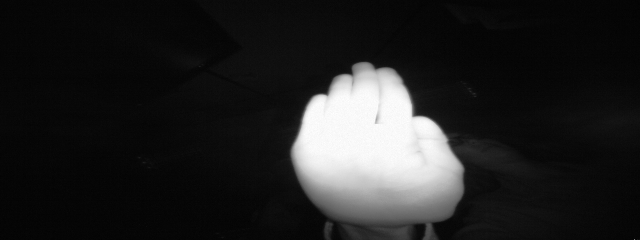
#> input picture leapGestRecog/00/01_palm/frame_00_01_0021.png, 640 x 240 px; its folder holds only this picture in this run
$ python dataloader.py
#> lines starting #> are read from the running program, lines starting #| are printed output that depends on the picture; after the words box and inside, x2 and y2 are one past the last pixel; in counts of white or black regions, pixels touching at a corner belong together
from os import *
import sys
import numpy as np
import cv2
import pandas as pd

""" 0 = palm, 1 = L, 2 = first, 3 = fist_moved, 4 = thumb, 5 = index 6 = OK"""
""" 7 = palm_moved, 8 = c, 9 = down"""


def color_image_gray(folder,filename):
    """ Read an image from a folder, color it gray and inver it """
#> called with folder = 'leapGestRecog/00/01_palm', filename = 'frame_00_01_0021.png'
    image = cv2.imread(path.join(folder,filename))
#> image is the input picture: shape (240, 640, 3); min 0, max 255, mean 35.3
    image2 = cv2.cvtColor(image,cv2.COLOR_BGR2GRAY)
    return ~image2
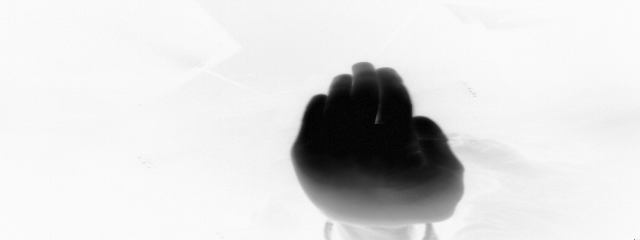
#> returned value: shape (240, 640); min 0, max 255, mean 219.7

def convert_image_into_binary_image(img):
    """ Conver a given image into binary so it be read by the computer """
    ret,bw_img = cv2.threshold(img,0,255, (cv2.THRESH_BINARY + cv2.THRESH_OTSU))
    return bw_img

def find_countours(image):
    """ Find the counturs in an image """
    return cv2.findContours(image,cv2.RETR_EXTERNAL,cv2.CHAIN_APPROX_NONE)


def read_dataset(folder):
    """ Read a whole folder with images, resize them and save them as array """
    train_data = []
    x1, y1 = 0,20
    x2, y2 = 134,60
    for file in listdir(folder):
        img = color_image_gray(folder,file)
        img = cv2.resize(img,(int(100),int(60)))
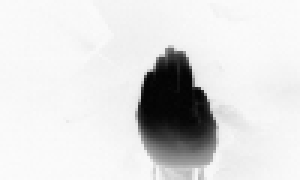
#> img: shape (60, 100) (shown 3 times larger); min 3, max 251, mean 219.7
        cropped = img[x1:(y2 + 1), y1:(x2 + 1)]
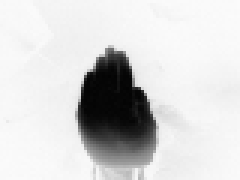
#> cropped: shape (60, 80) (shown 3 times larger); min 3, max 251, mean 212.5

        img = convert_image_into_binary_image(cropped)
#> in convert_image_into_binary_image, `ret,bw_img = cv2.threshold(img,0,255, (cv2.THRESH_BINARY + cv2.THRESH_..`:
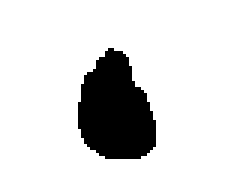
#> bw_img: shape (60, 80) (shown 3 times larger); 85.4% white; 1 black region, box (x1, y1, x2, y2) and area: (26, 16, 52, 53) 699
#> in convert_image_into_binary_image, `ret,bw_img = cv2.threshold(img,0,255, (cv2.THRESH_BINARY + cv2.THRESH_..`: ret = 140
        img = cv2.resize(img,(int(64),int(64)))
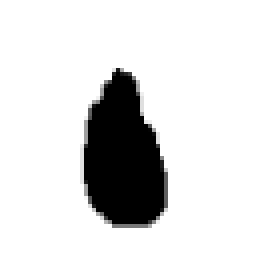
#> img: shape (64, 64) (shown 4 times larger); min 0, max 255, mean 217.9
        img = np.array(img).reshape(4096)
#> img = 4096 values, max 255 at index 0, min 0 at index 1181, mean 217.9
        train_data.append(img)
    train_data = np.array(train_data)
    return train_data

def create_dataset(folders):

    """ Create an array with all data points, append label and save them as array """

    p = "leapGestRecog/"
    outher_folder = 10
    inner_folder  = 10
    dataset = np.array([])
    for k in range(outher_folder):
        folder = folders[k]
        for i in range(inner_folder):
            data = read_dataset(p+"0"+str(i)+"/"+folder)
            data = np.insert(data,data.shape[1],[str(i)],axis=1)
            if k == 0 and i == 0:
                dataset = data
            else:
                dataset = np.concatenate((dataset,data))
            print("Step: [{},{}]".format(outher_folder*inner_folder, (k * inner_folder) + i + 1))
#> pass 2 of the loop in create_dataset, `for k in range(outher_folder):`:
#> folder = '02_l'
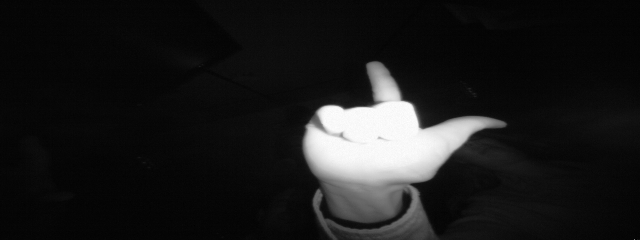
#> input picture leapGestRecog/00/02_l/frame_00_02_0050.png, 640 x 240 px
#> in color_image_gray, image is the input picture: shape (240, 640, 3); min 0, max 255, mean 27.9
#> in convert_image_into_binary_image (call 11), `ret,bw_img = cv2.threshold(img,0,255, (cv2.THRESH_BINARY + cv2.THRESH_..`:
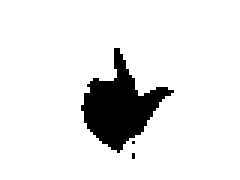
#> bw_img: shape (60, 80) (shown 3 times larger); 90% white; 3 black regions (2 under 20 px), largest, box (x1, y1, x2, y2) and area: (27, 16, 58, 51) 477
#> ret = 141
#> in read_dataset (call 11), `img = cv2.resize(img,(int(64),int(64)))`:
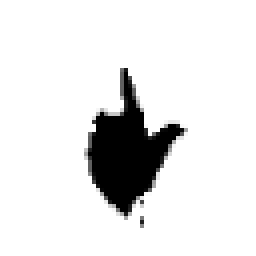
#> img: shape (64, 64) (shown 4 times larger); min 0, max 255, mean 229.4
#> in read_dataset (call 11), `img = np.array(img).reshape(4096)`: img = 4096 values, max 255 at index 0, min 0 at index 1183, mean 229.4

    print("final dataset shape is: " + str(dataset.shape))
    return dataset

def dataloaderMain():
    """ Create the dataset saved as a csv file name database.csv """

    dirs = listdir("leapGestRecog/00")
    folders = sorted(dirs)

    data = create_dataset(folders)
    data = pd.DataFrame(data,index=None)
    data.to_csv('data/database.csv',index=False)

#> (the run stopped early here; a loop or call above may not have finished)
